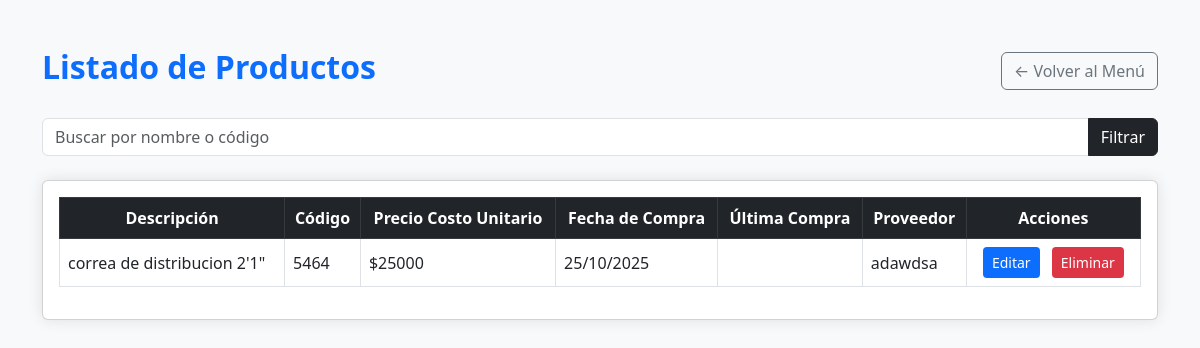
The app's page /productos/, older data.
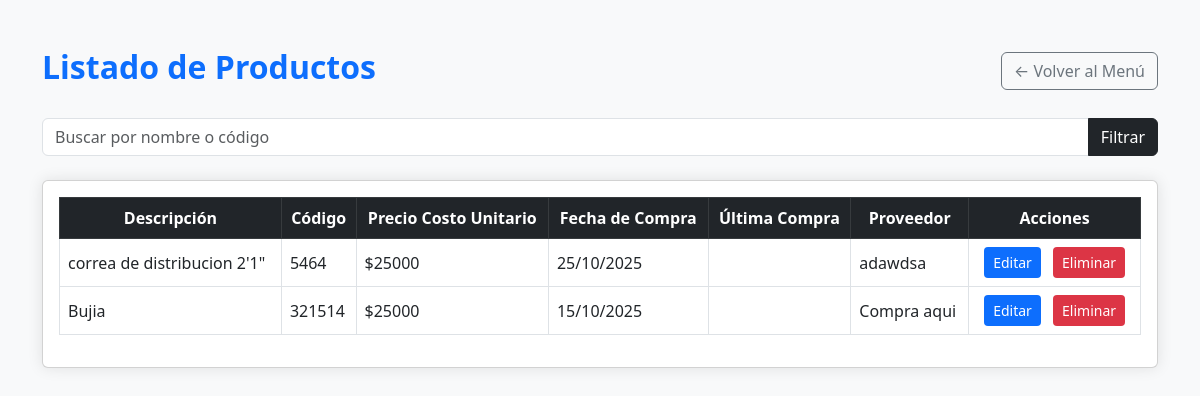
The same page, newer data.
### sistema_rental/models.py (models this page shows, shortened)
class Producto(models.Model):
    descripcion = models.CharField(max_length=200)
    codigo = models.CharField(max_length=50, unique=True)
    precio_costo_unitario = models.DecimalField(max_digits=10, decimal_places=2)
    fecha_compra = models.DateField()
    ultima_compra = models.DateField(null=True, blank=True)
    proveedor = models.CharField(max_length=100)

### sistema_rental/views.py (the view)
# urls.py: path('productos/', listar_productos, name='listar_productos'),
def listar_productos(request):
    query = request.GET.get('buscar', '')
    if query:
        productos = Producto.objects.filter(
            Q(descripcion__icontains=query) | Q(codigo__icontains=query)
        )
    else:
        productos = Producto.objects.all()
    return render(request, 'base_productos.html', {
        'productos': productos
    })

### sistema_rental/templates/base_productos.html (shortened to what this page needs)
<!DOCTYPE html>
<html lang="es">
<head>
  <link href="https://cdn.jsdelivr.net/npm/bootstrap@5.3.0/dist/css/bootstrap.min.css" rel="stylesheet">
</head>
<body>
  <div class="container py-5">
    <div class="d-flex justify-content-between align-items-center mb-4">
      <h2 class="fw-bold text-primary">Listado de Productos</h2>
      <a href="{% url 'menu_rental' %}" class="btn btn-outline-secondary">← Volver al Menú</a>
    </div>
    <form method="get" action="" class="mb-4">
      <div class="input-group">
        <input type="text" name="buscar" class="form-control" placeholder="Buscar por nombre o código" value="{{ request.GET.buscar }}">
        <button type="submit" class="btn btn-dark">Filtrar</button>
      </div>
    </form>
    <div class="card p-3">
      <div class="table-responsive">
        <table class="table table-bordered table-hover align-middle">
          <thead class="table-dark text-center">
            <tr>
              <th>Descripción</th>
              <th>Código</th>
              <th>Precio Costo Unitario</th>
              <th>Fecha de Compra</th>
              <th>Última Compra</th>
              <th>Proveedor</th>
              <th>Acciones</th>
            </tr>
          </thead>
          <tbody>
            {% for producto in productos %}
            <tr>
              <td>{{ producto.descripcion }}</td>
              <td>{{ producto.codigo }}</td>
              <td>${{ producto.precio_costo_unitario|floatformat:0 }}</td>
              <td>{{ producto.fecha_compra|date:"d/m/Y" }}</td>
              <td>{{ producto.ultima_compra|date:"d/m/Y" }}</td>
              <td>{{ producto.proveedor }}</td>
              <td class="acciones text-center">
                <a href="{% url 'editar_producto' producto.id %}" class="btn btn-sm btn-editar">Editar</a>
                <a href="{% url 'eliminar_producto' producto.id %}" class="btn btn-sm btn-eliminar" onclick="return confirm('¿Estás seguro de que deseas eliminar este producto?');">Eliminar</a>
              </td>
            </tr>
            {% empty %}
            <tr>
              <td colspan="7" class="text-center text-muted">No hay productos disponibles.</td>
            </tr>
            {% endfor %}
          </tbody>
        </table>
      </div>
    </div>
  </div>
</body>
</html>

Row changes from the older to the newer data that the page shows:
added Producto: descripcion "Bujia", codigo "321514", precio_costo_unitario "25000", fecha_compra "15/10/2025", proveedor "Compra aqui"
